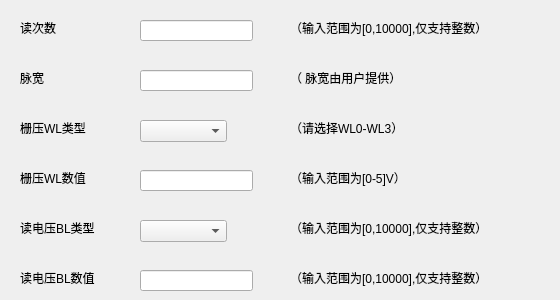
    <widget class="QWidget" name="tab_7">
     <attribute name="title">
      <string>脉宽调制</string>
     </attribute>
     <widget class="QLabel" name="label_85">
      <property name="geometry">
       <rect>
        <x>290</x>
        <y>170</y>
        <width>261</width>
        <height>16</height>
       </rect>
      </property>
      <property name="text">
       <string>（输入范围为[0-5]V）</string>
      </property>
     </widget>
     <widget class="QLineEdit" name="lineEdit_28">
      <property name="geometry">
       <rect>
        <x>140</x>
        <y>270</y>
        <width>113</width>
        <height>21</height>
       </rect>
      </property>
     </widget>
     <widget class="QLabel" name="label_86">
      <property name="geometry">
       <rect>
        <x>20</x>
        <y>220</y>
        <width>101</width>
        <height>16</height>
       </rect>
      </property>
      <property name="text">
       <string>读电压BL类型</string>
      </property>
     </widget>
     <widget class="QLabel" name="label_87">
      <property name="geometry">
       <rect>
        <x>20</x>
        <y>120</y>
        <width>81</width>
        <height>16</height>
       </rect>
      </property>
      <property name="text">
       <string>栅压WL类型</string>
      </property>
     </widget>
     <widget class="QComboBox" name="comboBox_18">
      <property name="geometry">
       <rect>
        <x>140</x>
        <y>120</y>
        <width>87</width>
        <height>22</height>
       </rect>
      </property>
      <item>
       <property name="text">
        <string/>
       </property>
      </item>
      <item>
       <property name="text">
        <string>WL0</string>
       </property>
      </item>
      <item>
       <property name="text">
        <string>WL1</string>
       </property>
      </item>
      <item>
       <property name="text">
        <string>WL2</string>
       </property>
      </item>
      <item>
       <property name="text">
        <string>WL3</string>
       </property>
      </item>
      <item>
       <property name="text">
        <string>WL0-WL3</string>
       </property>
      </item>
     </widget>
     <widget class="QLabel" name="label_88">
      <property name="geometry">
       <rect>
        <x>290</x>
        <y>70</y>
        <width>261</width>
        <height>16</height>
       </rect>
      </property>
      <property name="text">
       <string>（ 脉宽由用户提供）</string>
      </property>
     </widget>
     <widget class="QLineEdit" name="lineEdit_29">
      <property name="geometry">
       <rect>
        <x>140</x>
        <y>20</y>
        <width>113</width>
        <height>21</height>
       </rect>
      </property>
     </widget>
     <widget class="QLineEdit" name="lineEdit_30">
      <property name="geometry">
       <rect>
        <x>140</x>
        <y>170</y>
        <width>113</width>
        <height>21</height>
       </rect>
      </property>
     </widget>
     <widget class="QLabel" name="label_89">
      <property name="geometry">
       <rect>
        <x>20</x>
        <y>20</y>
        <width>51</width>
        <height>16</height>
       </rect>
      </property>
      <property name="text">
       <string>读次数</string>
      </property>
     </widget>
     <widget class="QLabel" name="label_90">
      <property name="geometry">
       <rect>
        <x>290</x>
        <y>220</y>
        <width>261</width>
        <height>16</height>
       </rect>
      </property>
      <property name="text">
       <string>（输入范围为[0,10000],仅支持整数）</string>
      </property>
     </widget>
     <widget class="QLabel" name="label_91">
      <property name="geometry">
       <rect>
        <x>20</x>
        <y>70</y>
        <width>51</width>
        <height>16</height>
       </rect>
      </property>
      <property name="text">
       <string>脉宽</string>
      </property>
     </widget>
     <widget class="QLabel" name="label_92">
      <property name="geometry">
       <rect>
        <x>20</x>
        <y>170</y>
        <width>81</width>
        <height>16</height>
       </rect>
      </property>
      <property name="text">
       <string>栅压WL数值</string>
      </property>
     </widget>
     <widget class="QLabel" name="label_93">
      <property name="geometry">
       <rect>
        <x>290</x>
        <y>270</y>
        <width>261</width>
        <height>16</height>
       </rect>
      </property>
      <property name="text">
       <string>（输入范围为[0,10000],仅支持整数）</string>
      </property>
     </widget>
     <widget class="QLabel" name="label_94">
      <property name="geometry">
       <rect>
        <x>290</x>
        <y>120</y>
        <width>261</width>
        <height>16</height>
       </rect>
      </property>
      <property name="text">
       <string>（请选择WL0-WL3）</string>
      </property>
     </widget>
     <widget class="QLineEdit" name="lineEdit_31">
      <property name="geometry">
       <rect>
        <x>140</x>
        <y>70</y>
        <width>113</width>
        <height>21</height>
       </rect>
      </property>
     </widget>
     <widget class="QLabel" name="label_95">
      <property name="geometry">
       <rect>
        <x>290</x>
        <y>20</y>
        <width>261</width>
        <height>16</height>
       </rect>
      </property>
      <property name="text">
       <string>（输入范围为[0,10000],仅支持整数）</string>
      </property>
     </widget>
     <widget class="QComboBox" name="comboBox_19">
      <property name="geometry">
       <rect>
        <x>140</x>
        <y>220</y>
        <width>87</width>
        <height>22</height>
       </rect>
      </property>
      <item>
       <property name="text">
        <string/>
       </property>
      </item>
      <item>
       <property name="text">
        <string>BL0</string>
       </property>
      </item>
      <item>
       <property name="text">
        <string>BL1</string>
       </property>
      </item>
      <item>
       <property name="text">
        <string>BL2</string>
       </property>
      </item>
      <item>
       <property name="text">
        <string>BL3</string>
       </property>
      </item>
      <item>
       <property name="text">
        <string>BL0-BL3</string>
       </property>
      </item>
     </widget>
     <widget class="QLabel" name="label_96">
      <property name="geometry">
       <rect>
        <x>20</x>
        <y>270</y>
        <width>101</width>
        <height>16</height>
       </rect>
      </property>
      <property name="text">
       <string>读电压BL数值</string>
      </property>
     </widget>
    </widget>
